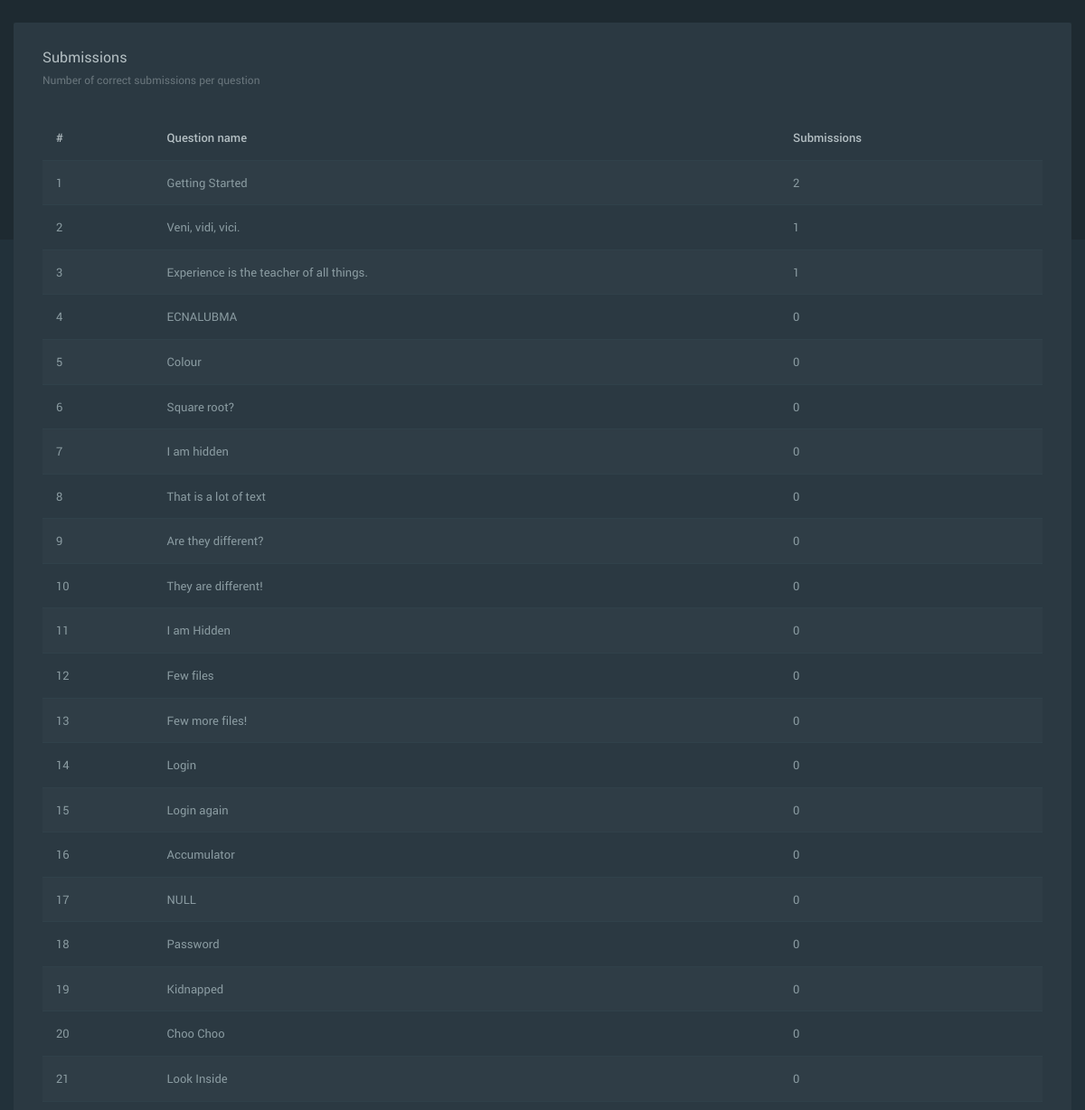
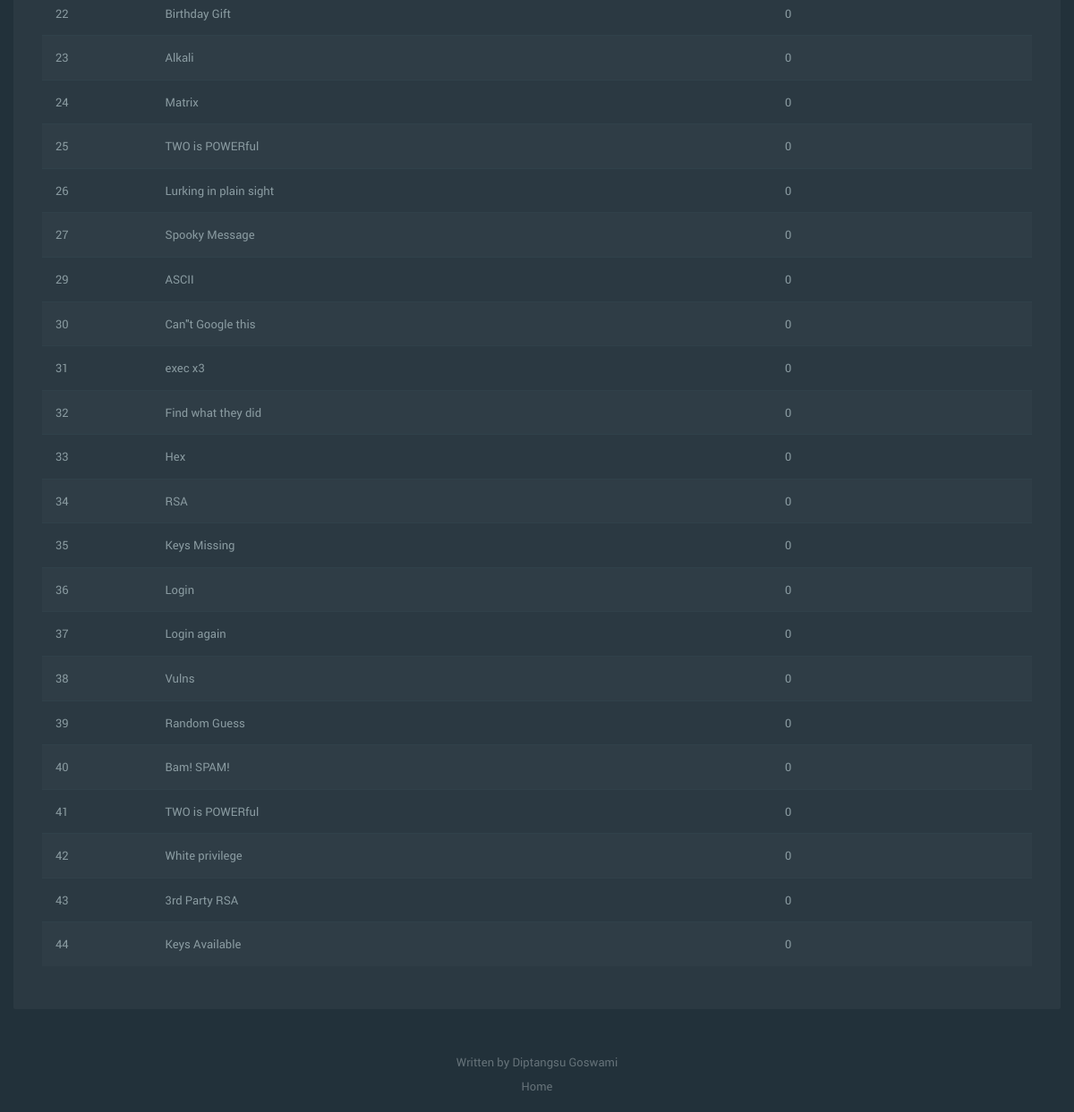
Screenshot of /submissions with the database file from the repository (2 pictures, top to bottom).
### models/question.py (models this page shows, shortened)
class Question(db.Model):
    __tablename__ = 'Questions'
    id = db.Column(db.Integer, primary_key=True)
    name = db.Column(db.String(100))
    body = db.Column(db.Text())
    hint = db.Column(db.String(200))
    answer = db.Column(db.String(100))
    points = db.Column(db.Integer())
    visible = db.Column(db.Boolean())

### blueprints/question.py (the view)
@question_blueprint.route('/submissions')
def submissions():
    all_submissions = Question.query \
        .outerjoin(Submission) \
        .group_by(Question.id) \
        .order_by(Question.id) \
        .with_entities(
            Question.id,
            Question.name,
            func.count(Submission.id).label('submissions')) \
        .all()
    return render_template('submissions.html', **{
        'submissions': all_submissions
    })

### templates/submissions.html (shortened to what this page needs)
{% extends 'base.html' %}
{% block body %}
    <div id="content" class="content--boxed">
        <div class="card">
            <div class="card__header">
                <h2>Submissions <small>Number of correct submissions per question</small></h2>
            </div>
            <div class="card__body">
                <div class="table-responsive">
                    <table class="table table-striped">
                        <thead>
                        <tr>
                            <th>#</th>
                            <th>Question name</th>
                            <th>Submissions</th>
                        </tr>
                        </thead>
                        <tbody>
                        {% for question in submissions %}
                            <tr>
                                <td>{{ question.id }}</td>
                                <td>{{ question.name }}</td>
                                <td>{{ question.submissions }}</td>
                            </tr>
                        {% endfor %}
                        </tbody>
                    </table>
                </div>
            </div>
        </div>
    </div>
{% endblock %}

### rows the page displays
Question: id "1", name "Getting Started", submissions "2"
Question: id "2", name "Veni, vidi, vici.", submissions "1"
Question: id "3", name "Experience is the teacher of all things.", submissions "1"
Question: id "4", name "ECNALUBMA", submissions "0"
Question: id "5", name "Colour", submissions "0"
Question: id "6", name "Square root?", submissions "0"
Question: id "7", name "I am hidden", submissions "0"
Question: id "8", name "That is a lot of text", submissions "0"
Question: id "9", name "Are they different?", submissions "0"
Question: id "10", name "They are different!", submissions "0"
Question: id "11", name "I am Hidden", submissions "0"
Question: id "12", name "Few files", submissions "0"
Question: id "13", name "Few more files!", submissions "0"
Question: id "14", name "Login", submissions "0"
Question: id "15", name "Login again", submissions "0"
Question: id "16", name "Accumulator", submissions "0"
Question: id "17", name "NULL", submissions "0"
Question: id "18", name "Password", submissions "0"
Question: id "19", name "Kidnapped", submissions "0"
Question: id "20", name "Choo Choo", submissions "0"
Question: id "21", name "Look Inside", submissions "0"
Question: id "22", name "Birthday Gift", submissions "0"
Question: id "23", name "Alkali", submissions "0"
Question: id "24", name "Matrix", submissions "0"
Question: id "25", name "TWO is POWERful", submissions "0"
Question: id "26", name "Lurking in plain sight", submissions "0"
Question: id "27", name "Spooky Message", submissions "0"
Question: id "29", name "ASCII", submissions "0"
Question: id "30", name "Can\"t Google this", submissions "0"
Question: id "31", name "exec x3", submissions "0"
Question: id "32", name "Find what they did", submissions "0"
Question: id "33", name "Hex", submissions "0"
Question: id "34", name "RSA", submissions "0"
Question: id "35", name "Keys Missing", submissions "0"
Question: id "36", name "Login", submissions "0"
Question: id "37", name "Login again", submissions "0"
Question: id "38", name "Vulns", submissions "0"
Question: id "39", name "Random Guess", submissions "0"
Question: id "40", name "Bam! SPAM!", submissions "0"
Question: id "41", name "TWO is POWERful", submissions "0"
Question: id "42", name "White privilege", submissions "0"
Question: id "43", name "3rd Party RSA", submissions "0"
Question: id "44", name "Keys Available", submissions "0"
